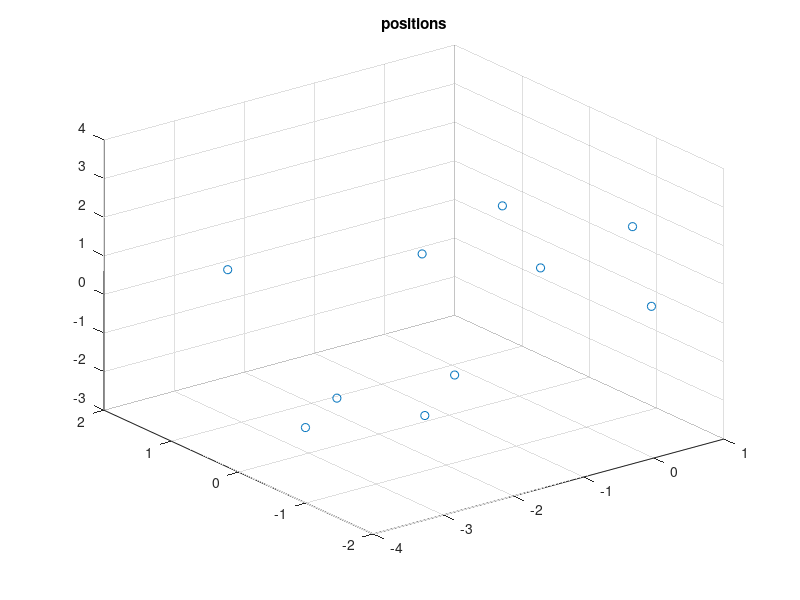
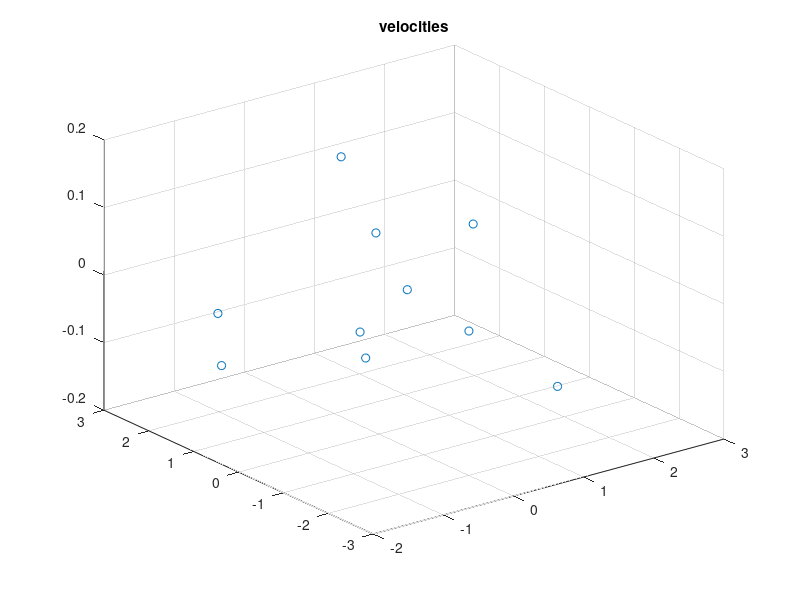

Source code (MATLAB) for these figures, in order: (Note: this script raises an error after producing the figures.)

%{ 
Generate clusters of particles.
Spesification matrix:
- number of particles, 
- centre of cluster (x,y,z)
- standard deviation in position (x,y,z)
- average velocity of clusters (x,y,z)
- standard deviation of velocity (x,y,z)
- magnitude of angular momentum
- dirction of angular momentum

Format per row:
[n, x,y,z, dx,dy,dz, vx,vy,vz, lmag,dl, lx,ly,lz]
 1  2 3 4   5  6  7   8  9 10    11 12  13 14 15
%}

fileName = 'Gtest01.csv';

specification = [ 10, 0,0,0, 2,2,2, 0,0,0, 5,.1, 0,0,1];
              %    10, -5,0,0, 2,2,2, 0,-5,0, .2, 0,0,-1];

totalParticleCount = sum(specification(:,1));

[clusters, ~] = size(specification);

allPositions = zeros(totalParticleCount, 3);
allVelocities = zeros(totalParticleCount, 3);
index = 1;

for cluster = 1:clusters
    
    % Extract information for current cluster from spesification matrix
    particleCount = specification(cluster, 1);
    averagePosition = specification(cluster, 2:4);
    deviationPosition = specification(cluster, 5:7);
    averageVelocity = specification(cluster, 8:10);
    angularVelocityMagnitude = specification(cluster, 11)/particleCount;
    deviationMagnitude = specification(cluster, 12);
    angularVelocityDirection = specification(cluster,13:15)./norm(specification(cluster,13:15));
    
    % Generate normaly distributed positions for particles in cluster
    positions = normrnd(repmat(averagePosition, particleCount, 1), repmat(deviationPosition, particleCount, 1));
    centreOfMass = mean(positions);
    relativePosition = positions - centreOfMass;
    
    % Generate velocities forparticles that have spesified
    %  - total angular momentum about cluster centre
    %  - average velocity
    
    velocities = cross(repmat(angularVelocityDirection, particleCount, 1), relativePosition);
    
    velocities = normrnd(velocities, deviationMagnitude);
    
    velocities = velocities + averageVelocity;
    
    allPositions(index:index+particleCount-1,:) = positions; 
    allVelocities(index:index+particleCount-1,:) = velocities;
    index = index + particleCount;
end

% Rescale velocities to ensure there is no drift in the system
averageVelocity = mean(allVelocities);
allVelocities = averageVelocity - allVelocities;


% Plot result
scatter3(allPositions(:,1),allPositions(:,2),allPositions(:,3))
title('positions')
figure
scatter3(allVelocities(:,1),allVelocities(:,2),allVelocities(:,3))
title('velocities')
append_to_csv(fileName, 0, allPositions, allVelocities);
